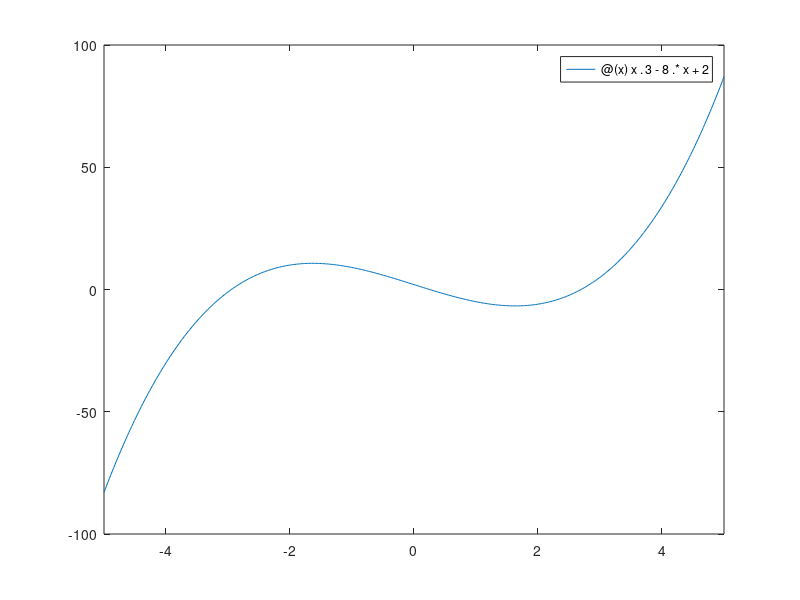

Write MATLAB code to recreate this figure. (Note: this script raises an error after producing the figure.)
clc
clear

% Ülesanne 1
f = @(x) x.^3 - 8.*x + 2;
figure(1)
fplot(f)
yline(0,"k-") % y = 0 ehk x-telg
xline(0,"k-") % x = 0 ehk y-telg
grid on
hold off
% määrame võrrandi alglähendid jooniselt
% võtame alglähenditeks: -3, 0.2, 2.5
f(-3)
lahend1 = fzero(f, -3)
kontroll1 = f(lahend1)

lahend2 = fzero(f, 0.2)
kontroll2 = f(lahend2)

lahend3 = fzero(f, 2.5)
kontroll3 = f(lahend3)

% kui mitu lahendit on piirkonnas, läheb fzero() segadusse
%fzero(f, [-4, 1])   

% Ülesanne 2
y = @(x) log(x) + x;
figure(2)
fplot(y)
yline(0,"k-") % y = 0 ehk x-telg
xline(0,"k-") % x = 0 ehk y-telg
grid on
hold off

lahend = fzero(y, [0.1, 1.0])

% Ülesanne 3
g = @(x) x.^3 - 6.*x.^2 + 3.*atan(x) + 3;
figure(3)
fplot(g)
yline(0,"k-") % y = 0 ehk x-telg
xline(0,"k-") % x = 0 ehk y-telg
grid on
hold off

lahend1 = fzero(g, -0.5)
kontroll1 = g(lahend1)

lahend2 = fzero(g, 1)
kontroll2 = g(lahend2)

lahend3 = fzero(g, 5.5)
kontroll3 = g(lahend3)

% Ülesanne 4
% võrrandi lahendamine hariliku iteratsioonimeetodiga (HIM)
f = @(x) x.^3 - 8.*x + 2;
figure(4)
fplot(f)
yline(0,"k-") % y = 0 ehk x-telg
xline(0,"k-") % x = 0 ehk y-telg
grid on
hold off
% 1) alglähendid määrame graafiliselt
% alglähendid: -3, 0.2, ja 2.5 .

% 2) avaldame võrrandist f(x) = 0 suuruse x, saame x=g(x)
g = @(x) 1./8 .* (x.^3 + 2);
dgdx = @(x) (3.*x.^2)./8;
c = [-3, 0.2, 2.5];
abs(dgdx(c)) < 1    % 0 = ei sobi; 1 = sobib; 0 = ei sobi

% syms x
% g = nthroot(8*x - 2, 3);
% dgdx = diff(g)
x = 0.2;
count = 0;
while abs(f(x)) > 1.0E-6
    x = g(x);
    count = count + 1;
end
lahend2 = x
sammud2 = count

% Proovime uuesti
g = @(x) nthroot(8.*x - 2, 3);
dgdx = @(x) 8./(3.*(8.*x - 2).^(2/3));
abs(dgdx(c)) < 1    % 1 = sobib; 0 = ei sobi; 1 = sobib

x = c(1)
count = 0;
while abs(f(x)) > 1.0E-6
    x = g(x);
    count = count + 1;
end
lahend1 = x
sammud1 = count

x = c(3)
count = 0;
while abs(f(x)) > 1.0E-6
    x = g(x);
    count = count + 1;
end
lahend3 = x
sammud3 = count